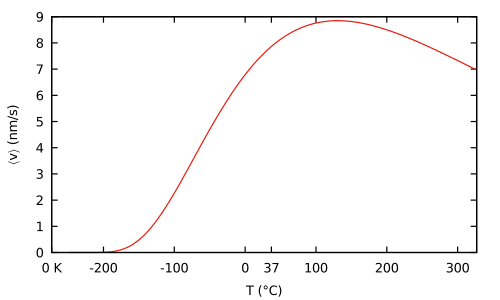

Source code (gnuplot):
#!/usr/bin/gnuplot

set term pdfcairo enhanced linewidth 1.75 font ",14"
set output "v_T_1head_analytic.pdf"

load "Data/my.pal"

unset tmargin
unset bmargin
unset lmargin
unset rmargin
set key off

set xlabel "T ({/Symbol \260}C)" 
set ylabel "{/Symbol \341}v{/Symbol \361} (nm/s)"

set xtics ("0 K" 0, "-200" 73.15, "-100" 173.15, "0" 273.15, "37" 310.15, "100" 373.15, "200" 473.15, "300" 573.15 ) 

j(B) = (exp(12.*B)*(13. - 13. * exp(12.*B) + 13.*exp(68.*B) + 84.*B - 728.*exp(40.*B)*B + exp(80.*B)*(-13. + 84.*B) + exp(28*B)*(-13. + 280.*B) + exp(52.*B)*(13. + 280.*B)))/(14.*(-1. + exp(12.*B))**2 *(-1. + exp(40.*B))**2)

v0 = 8. * 40.* 80. / ( 40. + 80. ) 
k = 0.013806488

plot [0:600] v0 * j(1./(k*x)) w lines lc 7
  
